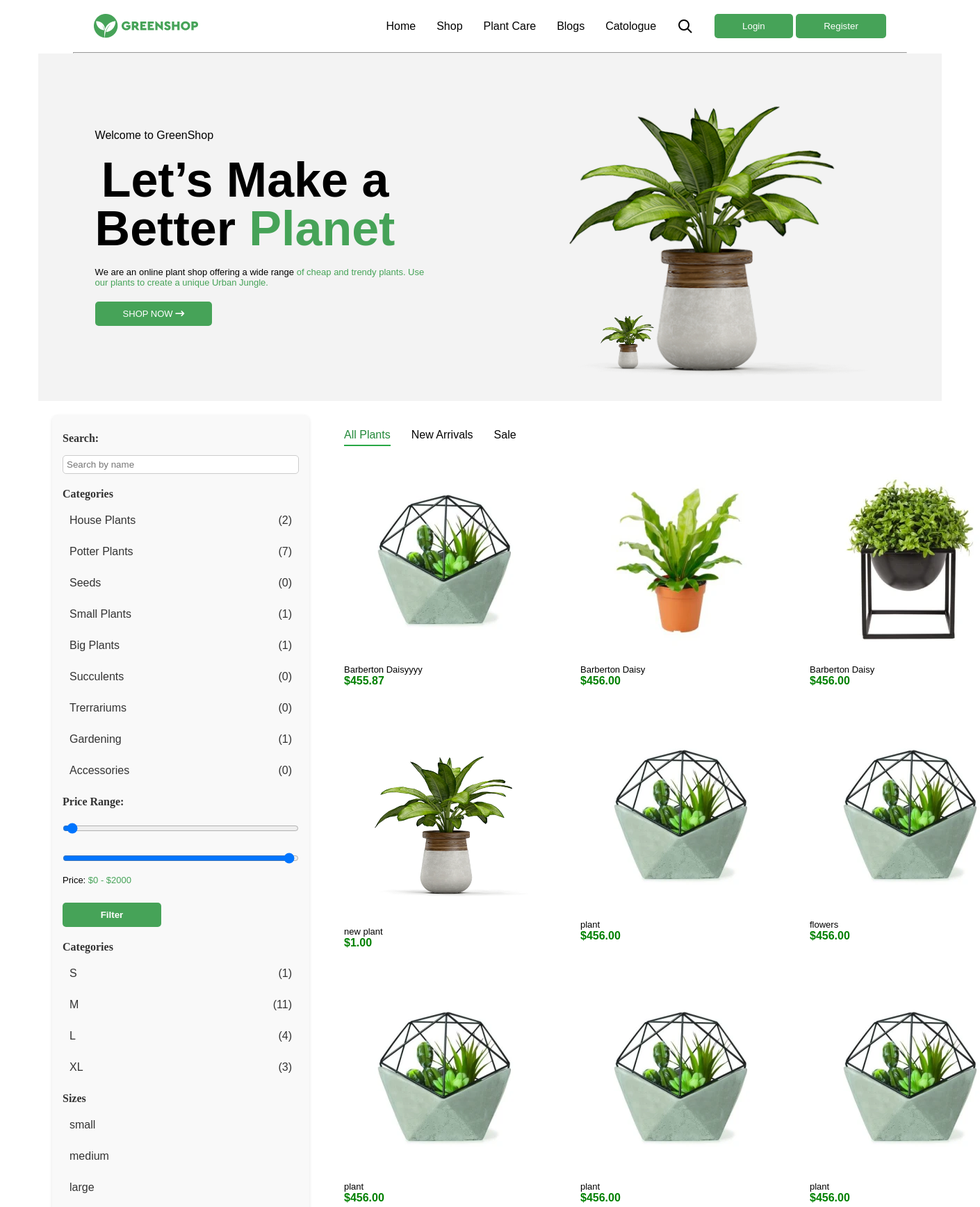
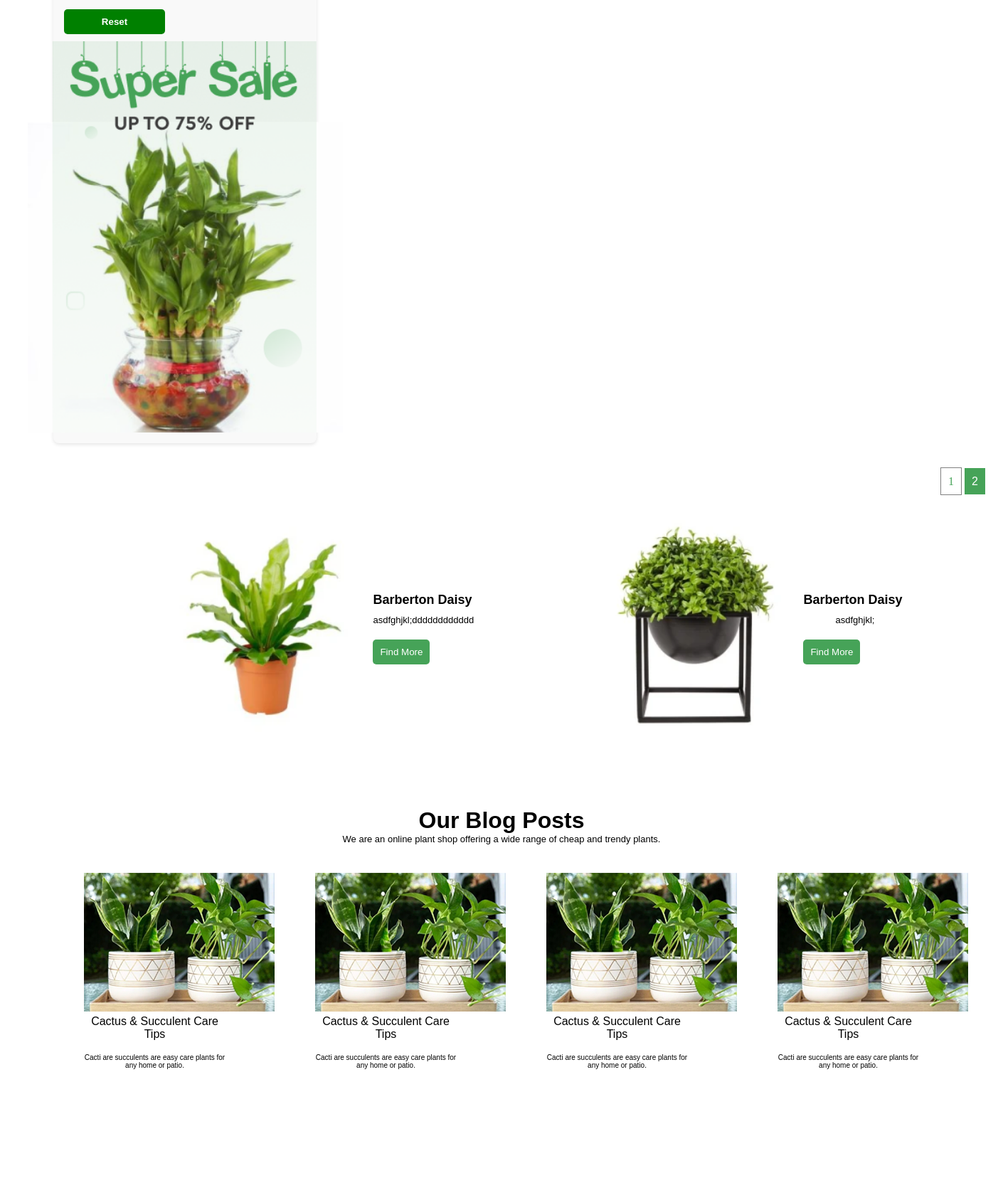
The page / (upper part) on the database its author committed (2 pictures, top to bottom).
### plant/models.py (models this page shows, shortened)
class TimeAbstract(models.Model):
    created_at = models.DateField('created', auto_now_add=True)
    updated_at = models.DateField('', auto_now=True)
    class Meta:
        abstract = True

class Category(TimeAbstract):
    class Meta:
        verbose_name_plural = 'categories'
        verbose_name = 'category'
    name = models.CharField(max_length=100)
    def __str__(self):
        return self.name

class Size(TimeAbstract):
    SMALL = 'small'
    MEDIUM = 'medium'
    LARGE = 'large'
    TYPES = [
        (SMALL,'small'),
        (MEDIUM, 'medium'),
        (LARGE, 'large')
    ]
    class Meta:
        verbose_name_plural = 'sizes'
        verbose_name = 'size'
    name = models.CharField(max_length=100)
    type = models.CharField(choices=TYPES, default=SMALL, max_length=50)
    def __str__(self):
        return self.name

class Plant(TimeAbstract):
    class Meta:
        verbose_name_plural = 'plants'
        verbose_name = 'plant'
    name = models.CharField(max_length=100)
    price = models.DecimalField(decimal_places=2, max_digits=10)
    short_description = models.TextField()
    sizes = models.ManyToManyField('plant.Size', related_name='plant')
    category = models.ForeignKey('plant.Category', on_delete=models.PROTECT, related_name='plant')
    tags = models.ManyToManyField('plant.Tag', related_name='plant')
    description = models.ForeignKey('plant.Description', on_delete=models.PROTECT)
    user =  models.ForeignKey(User, on_delete=models.PROTECT, related_name='plants', default=1)
    @property
    def image(self):
        if self.images.first():
            return self.images.first().image
        return None

class ImagePlant(TimeAbstract):
    class Meta:
        verbose_name_plural = 'images'
        verbose_name = 'image'
    plant = models.ForeignKey('plant.Plant', on_delete=models.PROTECT, related_name='images')
    image = ResizedImageField(upload_to='plant_images/', quality=90, force_format='WEBP')

class Blog(TimeAbstract):
    class Meta:
        verbose_name_plural = 'blogs'
        verbose_name = 'blog'
    name = models.CharField(max_length=100)
    description = models.TextField()
    image = models.ImageField(upload_to='blog_images/')

### plant/views.py (the view)
# urls.py: path('', views.HomePageView.as_view(), name='home'),
class HomePageView(ListView):
    template_name = 'landing.html'
    context_object_name = 'plants'
    paginate_by = 9
    def get_queryset(self):
        plants = Plant.objects.all()
        self.plantfilter = PlantFilter(self.request.GET, queryset=plants)
        query = self.request.GET.get('q')
        if query:
            return Plant.objects.filter(name__icontains=query)
        sizes = self.request.GET.getlist('size')
        if sizes:
            plants = plants.filter(sizes__id__in=sizes)
        return self.plantfilter.qs
    def get_context_data(self, **kwargs):
        context = super().get_context_data(**kwargs)
        context['blogs'] = Blog.objects.all()
        context['categories'] = Category.objects.annotate(plant_count=Count('plant'))
        context['sizes'] = Size.objects.annotate(plant_count=Count('plant'))
        context['size_objects'] = Size.SMALL, Size.MEDIUM, Size.LARGE
        context['form'] = CustomUserCreationForm
        context['forms'] = LoginForm
        context['filter'] = self.plantfilter
        return context

### templates/landing.html (shortened to what this page needs)
{% extends 'main.html' %}
{% block content %}
  <div class="container">
    <section class="slider container">
      <div class="slides ">
        <div class="container-media container slide">
          <div class="display first-block">
            <div class="col-display">
              <h3>Welcome to GreenShop</h3>
              <h1 class="big-text">
                Let’s Make a <br />Better <span>Planet</span>
            </h1>
            <p class="start">
              We are an online plant shop offering a wide range <span>
                of cheap and trendy plants. Use
                <br />our plants to create a unique Urban Jungle.
              </span>
            </p>
            <a href="{% url 'catologue' %}">
              <button class="display"><p>SHOP NOW <i class="fa-solid fa-arrow-right-long"></i></p></button>
            </a>
          </div>
          <div class="display-gap">
            <div class="big-plant"></div>
          </div>
        </div>
      </div>
      <div class="container-media slide">
        <div class="display first-block">
          <div class="display-gap">
            <div class="min-plant"></div>
          </div>
        </div>
      </div>
    </div>
  </section>
</div>
<div class="display2 containers mi pad-20">
    <form method="get" class="filter-form">
      <label for="id_name">Search:</label>
      {{ filter.form.name }}
      <div class="filter-categories">
        <label for="id_name">Categories</label>
        {% for category in categories %}
            <a href="?category={{ category.id }}" class="{% if request.GET.category == category.id|stringformat:"s" %}active{% endif %}">
                <div class="display-cat align-center gap-200">
                  <div>
                    {{ category.name }}
                  </div>
                  <div>
                    ({{ category.plant_count }})
                  </div>
                </div>
            </a>
        {% endfor %}
    </div>
    <label>Price Range:</label>
    <input type="range" id="price_min" name="old_price_min" min="0" max="2000" step="10" value="{{ request.GET.old_price_min|default:0 }}">
    <input type="range" id="price_max" name="old_price_max" min="0" max="2000" step="10" value="{{ request.GET.old_price_max|default:2000 }}">
    <p>Price: <span id="price_display">${{ request.GET.old_price_min|default:0 }} - ${{ request.GET.old_price_max|default:2000 }}</span></p>
    <button type="submit" class="">Filter</button>
    <div class="filter-categories">
      <label for="">Categories</label>
      {% for size in sizes %}
          <a href="?sizes={{ size.id }}" class="{% if request.GET.sizes == size.id|stringformat:"s" %}active{% endif %}">
              <div class="display-cat align-center gap-200">
                <div>
                  {{ size.name }}
                </div>
                <div>
                  ({{ size.plant_count }})
                </div>
              </div>
          </a>
      {% endfor %}
  </div>
   <div class="filter-categories">
    <label for="id_name">Sizes</label>
    {% for size in size_objects %}
        <a href="">{{ size }}</a>
    {% endfor %}
  </div>
      <button type="reset" class="btn btn-success"><a class="white" href="{% url "home" %}">Reset</a></button>
      <div class="sale pad-0"></div>
    </form>
    <div class="col-display cent">
      <div class="text-center display-gap pad-top-20 links">
        <a class="active" href="{% url "home" %}">All Plants</a>
        <a class="" href="{% url "arrivals" %}">New Arrivals</a>
        <a href="{% url "home" %}">Sale</a>
      </div>
      <div class="card-plant display-plant media-container-small">
        {% for plant in plants %}
        <a href="{% url 'detail_plant' plant.id %}">
        <div>
          <img class="card" src="{{ plant.image.url }}" alt="" />
            <p>{{ plant.name }}</p>
            <h4 class="green">${{ plant.price }}</h4>
          </div>
        </a>
        {% endfor %}
      </div>
    </div>
  </div>
  <div class="paginations">
    {% include 'companents/pagination.html' %}
  </div>
  <div class="pad-top-20 pad-200 media-none">
    <div class="display">
      {% for plant in plants|slice:'1:3' %}
      <a href="{% url 'detail_plant' plant.id %}">
        <div class="display end">
          <img src="{{ plant.image.url }}" alt="">
          <div class="col-display end">
            <h2>{{ plant.name }}</h2>
            <p class="width end">{{ plant.short_description }}</p>
            <button><a class="white" href="">Find More</a></button>
          </div>
        </div>
      </a>
      {% endfor %}
    </div>
  </div>
  <div class="container">
    <center>
      <h1>Our Blog Posts</h1>
      <p>We are an online plant shop offering a wide range of cheap and trendy plants.</p>
    </center>
    <div class="display3 text-center media-container pad-top-20">
      {% for blog in blogs|slice:':4' %}
        <a href="{% url 'detail_blog' blog.id %}">
          <div class="pad-top-20 blog">
            <img src="{{ blog.image.url }}" alt="" />
            <h3>{{ blog.name }}</h3>
            <br /><p>{{ blog.description }}</p>
          </div>
        </a>
      {% endfor %}
    </div>
  </div>
{% endblock %}

### static/static_dirs/css/main.css (style rules this page uses)
* { margin: 0; box-sizing: border-box; }
.text-center { text-align: center; }
.display-cat { display: flex; max-width: 500px; justify-content: space-between; }
.gap-200 { gap: 200px; }
.text-center p { font-size: 10px; }
.container { width: 1300px; margin: 0 auto; }
.container-media { width: 1300px; margin: 0 auto; }
.containers { max-width: 1300px; width: 100%; margin: 0 auto; padding: 0 15px; }
.pad-20 { padding: 20px; }
.pad-200 { padding: 100px; }
.pad-200 img { width: 400px; }
.align-center { align-items: center; }
.col-display { display: flex; flex-direction: column; gap: 20px; align-items: start; }
.start { text-align: start; }
.display { display: flex; justify-content: space-around; align-items: center; }
.display2 { display: flex; align-items: start; gap: 50px; }
.display3 { display: flex; justify-content: space-around; align-items: center; }
.display-plant { display: grid; grid-template-columns: repeat(3, 1fr); gap: 40px; flex: 1; }
.display-gap { display: flex; gap: 30px; align-items: center; }
.card { padding: 20px 20px; background-color: #ffffff; }
img { max-width: 300px; max-height: 300px; }
.sale { background-image: url(../images/sale.png); background-position: center; background-repeat: no-repeat; background-size: cover; width: 443px; height: 550px; margin-left: -51px; }
.pad-0 { padding: 0; }
ul, li, a { text-decoration: none; font-family: Cera Pro, sans-serif; color: black; list-style: none; }
.links a { text-decoration: none; padding-bottom: 5px; border-bottom: 2px solid transparent; }
.links a:hover, .links a.active { color: #218838; border-bottom: 2px solid #28a745; }
p { font-family: Cera Pro, sans-serif; font-size: 13px; }
h1 { font-family: Cera Pro, sans-serif; }
h4 { font-family: Cera Pro, sans-serif; }
span { color: #46A358; }
h3 { font-family: Cera Pro, sans-serif; font-size: 16px; font-weight: 500; line-height: 18px; }
h2 { font-family: Cera Pro, sans-serif; }
.big-text { font-size: 70px; font-family: Cera Pro, sans-serif; font-weight: 900; size: 70px; line-height: 70px; }
button { background-color: #46A358; padding: 10px 40px; border: none; border-radius: 5px; color: white; max-width: 200px; }
.end button { max-width: 100px; padding: 10px; }
.width { width: 100px; }
.end { justify-content: end; text-align: end; }
.btn { padding: 10px 15px; background-color: green; color: white; border: none; cursor: pointer; }
.slider { position: relative; width: 100%; overflow: hidden; }
.slides { display: flex; transition: transform 0.5s ease-in-out; }
.slide { min-width: 100%; box-sizing: border-box; text-align: center; }
.big-plant { background-image: url(../images/pl.png); background-position: center; background-repeat: no-repeat; background-size: cover; width: 500px; height: 500px; }
.min-plant { background-image: url(../images/pl.png); background-position: center; background-repeat: no-repeat; background-size: cover; width: 100px; height: 100px; position: absolute; top: 362px; left: 800px; }
.first-block { background-color: rgb(243, 243, 243); }
.green { color: green; }
.paginations { text-align: end; padding: 20px; margin: 5px; }
.white { color: white; }
.blog { max-width: 200px; }
.pad-top-20 { padding-top: 20px; }
.filter-form { background: #f8f9fa; padding: 15px; border-radius: 8px; box-shadow: 0 2px 5px rgba(0, 0, 0, 0.1); max-width: 370px; }
.filter-form label { font-weight: bold; margin-top: 10px; display: block; color: #333; }
.filter-form input, .filter-form select { width: 100%; padding: 8px; margin-top: 5px; border: 1px solid #ccc; border-radius: 5px; }
.filter-form button { color: white; font-weight: bold; border: none; cursor: pointer; margin-top: 15px; padding: 10px; max-width: 142px; }
.filter-form { display: flex; flex-direction: column; gap: 10px; padding: 15px; border-radius: 8px; background-color: #f9f9f9; }
.filter-form label { font-weight: bold; }
.filter-form input, .filter-form select { padding: 5px; border-radius: 5px; border: 1px solid #ccc; }
.filter-categories { display: flex; gap: 15px; flex-direction: column; }
.filter-categories a { text-decoration: none; color: #333; padding: 5px 10px; border-bottom: 2px solid transparent; transition: all 0.3s ease; }
h2 { font-size: 18px; margin-bottom: 10px; }
label { display: block; margin-top: 10px; font-weight: bold; }

### rows shown on the page
Category: name "House Plants", plant_count "2"
Category: name "Potter Plants", plant_count "7"
Category: name "Seeds", plant_count "0"
Category: name "Small Plants", plant_count "1"
Category: name "Big Plants", plant_count "1"
Category: name "Succulents", plant_count "0"
Category: name "Trerrariums", plant_count "0"
Category: name "Gardening", plant_count "1"
Category: name "Accessories", plant_count "0"
Size: name "S", plant_count "1"
Size: name "M", plant_count "11"
Size: name "L", plant_count "4"
Size: name "XL", plant_count "3"
Plant: image (picture), name "Barberton Daisyyyy", price "455.87"
Plant: image (picture), name "Barberton Daisy", price "456.00", short_description "asdfghjkl;dddddddddddd"
Plant: image (picture), name "Barberton Daisy", price "456.00", short_description "asdfghjkl;"
Plant: image (picture), name "new plant", price "1.00"
Plant: image (picture), name "plant", price "456.00"
Plant: image (picture), name "flowers", price "456.00"
Plant: image (picture), name "plant", price "456.00"
Plant: image (picture), name "plant", price "456.00"
Plant: image (picture), name "plant", price "456.00"
Blog: image (picture), name "Cactus & Succulent Care Tips", description "Cacti are succulents are easy care plants for any home or patio."
Blog: image (picture), name "Cactus & Succulent Care Tips", description "Cacti are succulents are easy care plants for any home or patio."
Blog: image (picture), name "Cactus & Succulent Care Tips", description "Cacti are succulents are easy care plants for any home or patio."
Blog: image (picture), name "Cactus & Succulent Care Tips", description "Cacti are succulents are easy care plants for any home or patio."

### other values the page prints
{{ request.GET.old_price_min|default:0 }} "0"
{{ request.GET.old_price_max|default:2000 }} "2000"
{{ size }} "small" "medium" "large"
{{ num }} "1"
{{ num }} "2"
